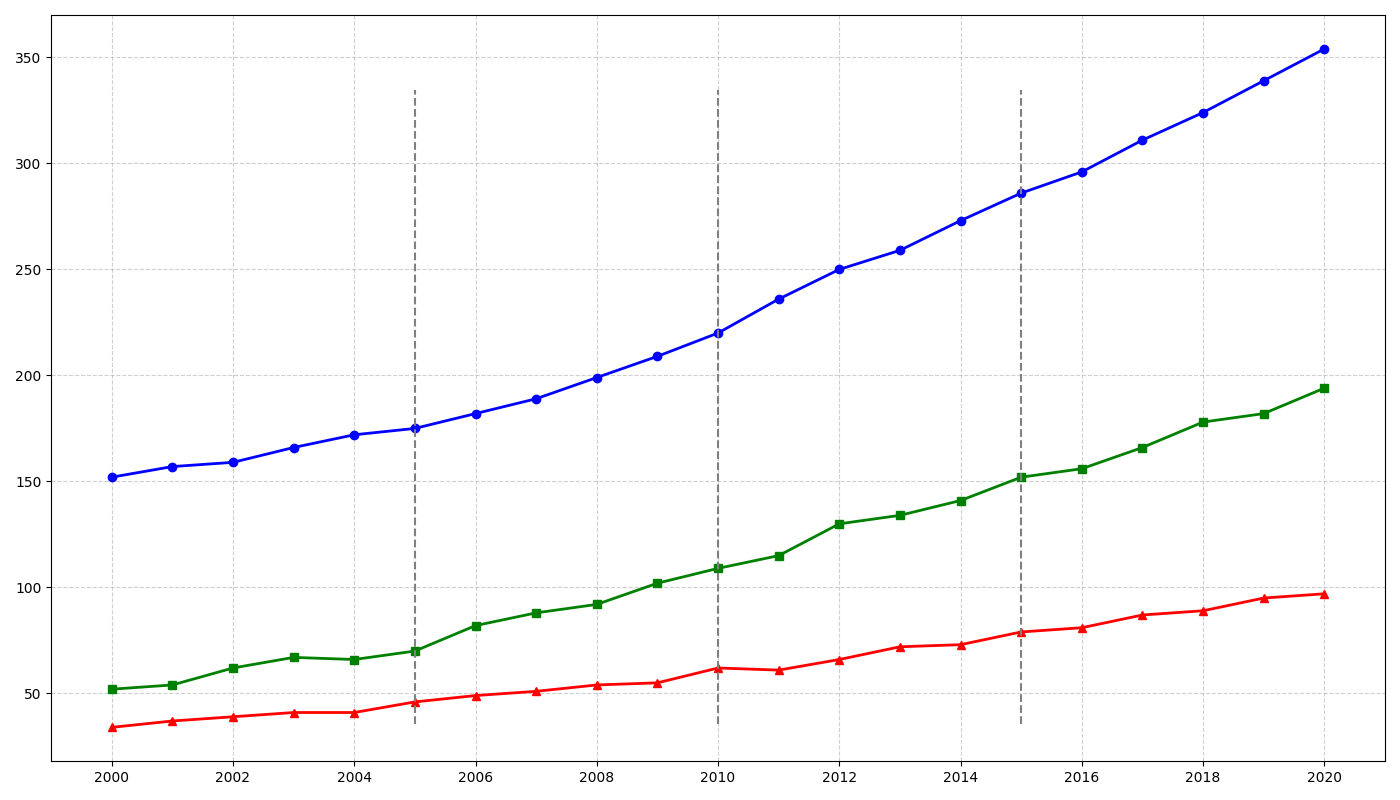

Recreate this plot in Python.
import matplotlib.pyplot as plt
import numpy as np

# Data for plotting
years = np.arange(2000, 2021)
population = np.array([
    152, 157, 159, 166, 172, 175, 182, 189, 199, 209,
    220, 236, 250, 259, 273, 286, 296, 311, 324, 339, 354
])
businesses = np.array([
    52, 54, 62, 67, 66, 70, 82, 88, 92, 102,
    109, 115, 130, 134, 141, 152, 156, 166, 178, 182, 194
])
household_income = np.array([
    34, 37, 39, 41, 41, 46, 49, 51, 54, 55,
    62, 61, 66, 72, 73, 79, 81, 87, 89, 95, 97
])

# Create a figure and axis
fig, ax = plt.subplots(figsize=(14, 8))

# Plot lines for each data set
ax.plot(years, population, color='blue', linestyle='-', marker='o', linewidth=2)
ax.plot(years, businesses, color='green', linestyle='-', marker='s', linewidth=2)
ax.plot(years, household_income, color='red', linestyle='-', marker='^', linewidth=2)

# Add grid
ax.grid(True, linestyle='--', alpha=0.6)

# Configure x-axis tick marks
ax.set_xticks(np.arange(2000, 2021, 2))

# Highlight significant milestones
milestones = [2005, 2010, 2015]
for year in milestones:
    ax.axvline(x=year, color='grey', linestyle='--', linewidth=1.5, ymin=0.05, ymax=0.9)

# Ensure layout is not overlapping
plt.tight_layout()

# Display the plot
plt.show()
